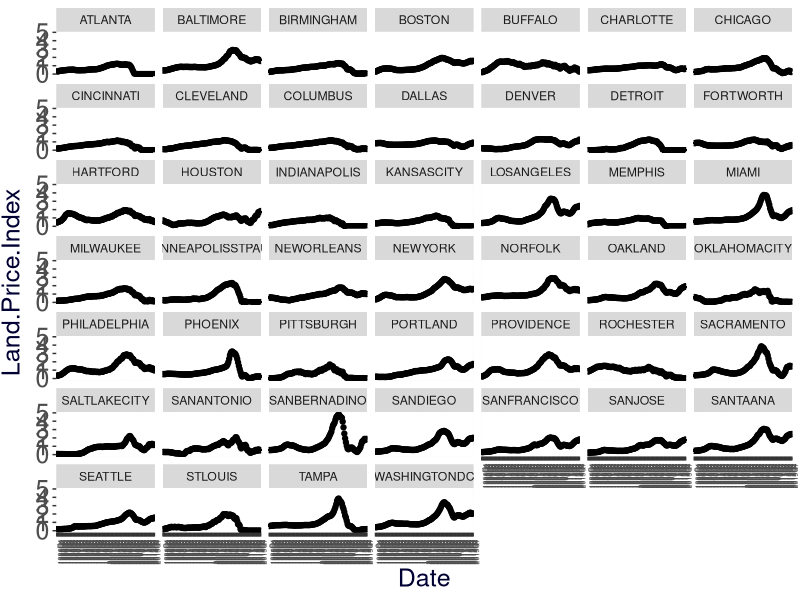
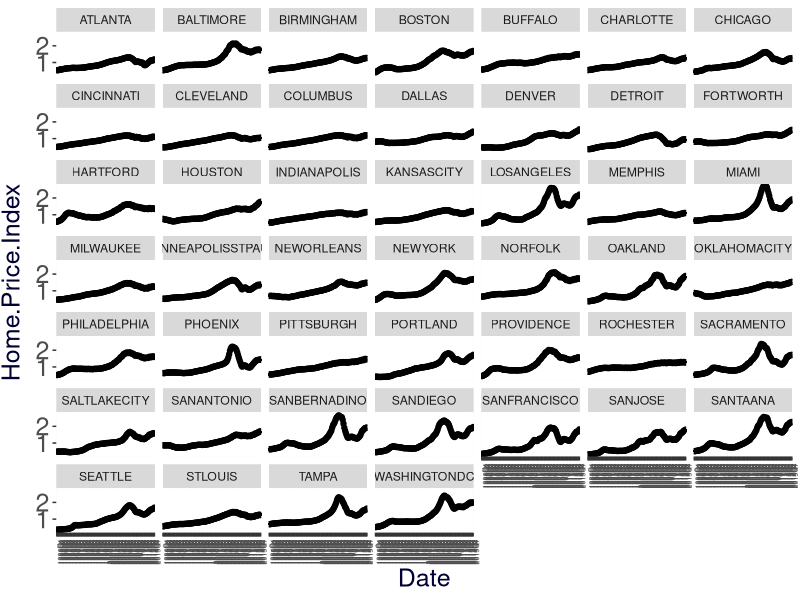
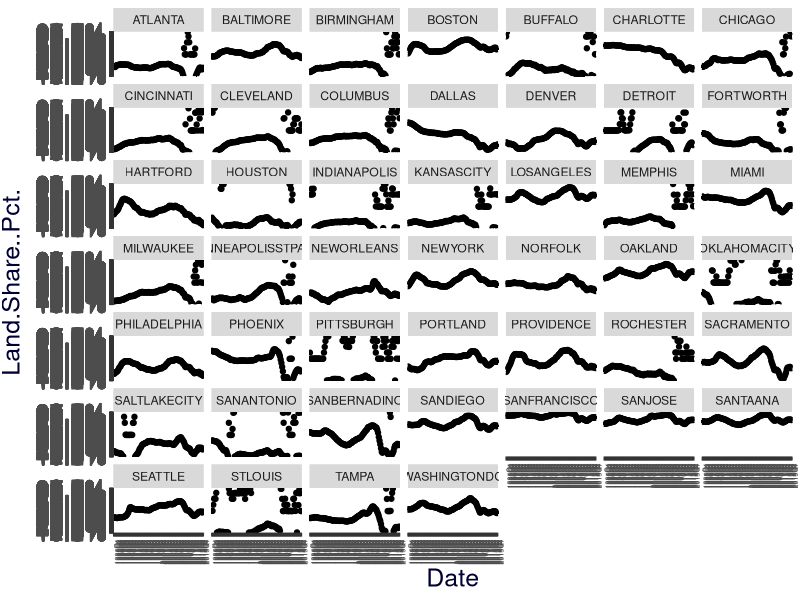
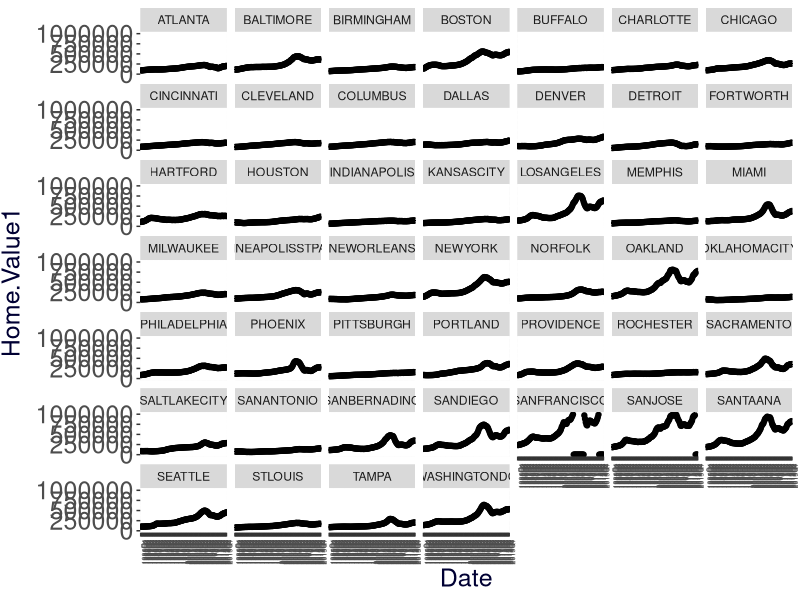
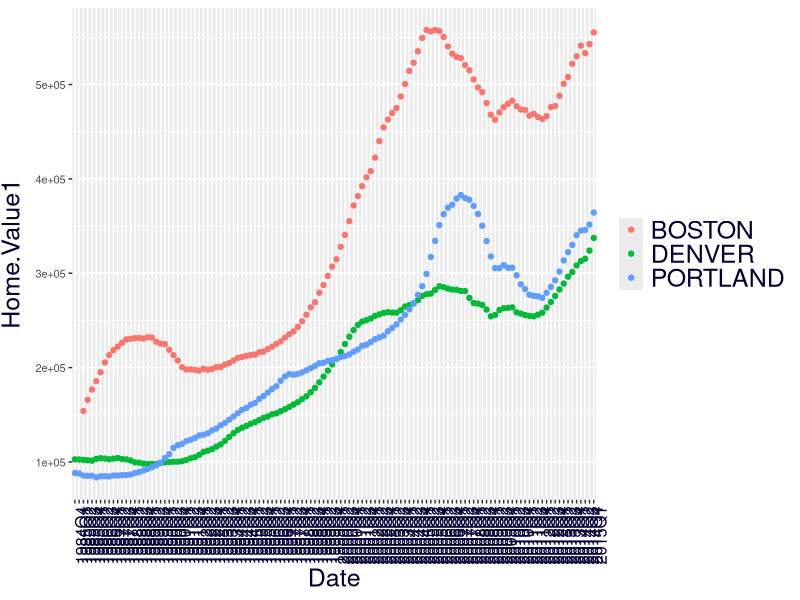
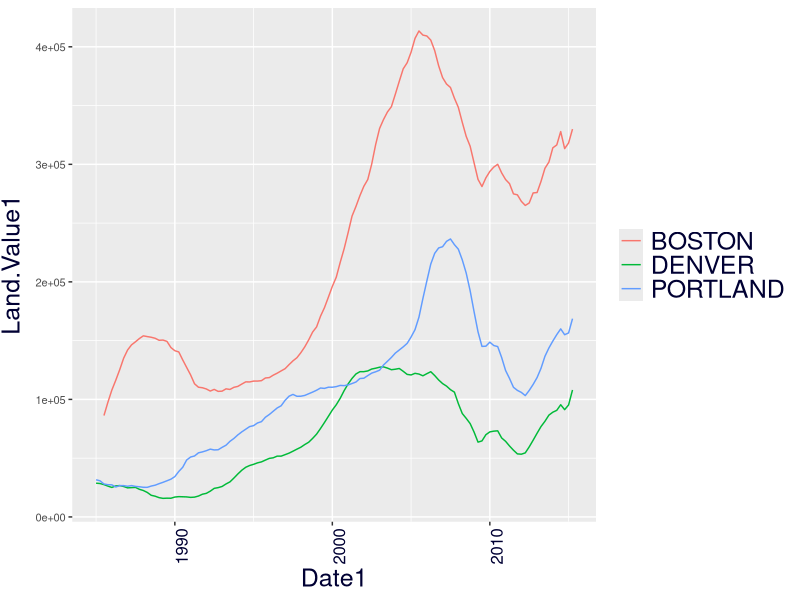
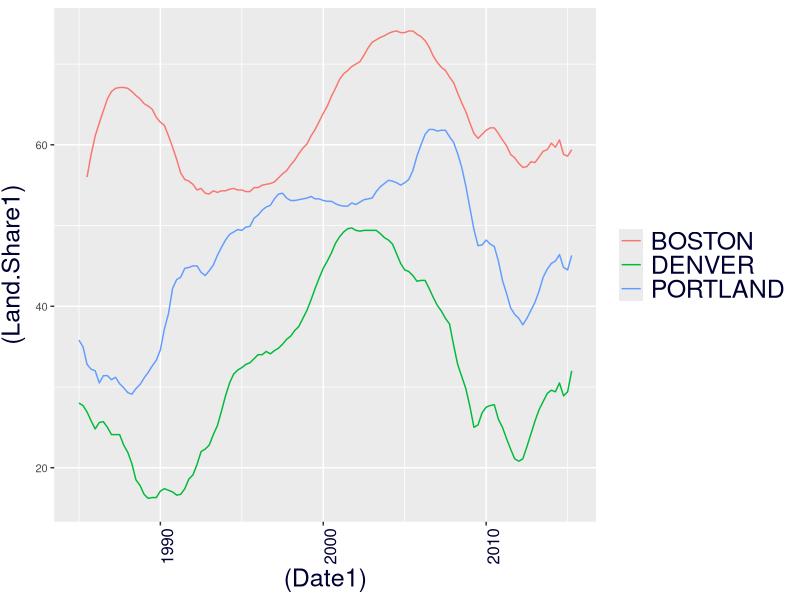

These charts were generated, in order, by the following R code:

library("ggplot2")
allcities <- read.csv("landdata-msas-2015q1.csv")

for(i in 1:length(allcities$Home.Value)) {
  b <- as.vector(strsplit(as.character(allcities$Home.Value[i]), "$", fixed = TRUE))
  allcities$Home.Value1[i] <- b[[1]][2]
}
for(i in 1:length(allcities$Home.Value1)) {
  b <- as.vector(strsplit(as.character(allcities$Home.Value1[i]), ",", fixed = TRUE))
  allcities$Home.Value1[i] <- paste(b[[1]][1], b[[1]][2], sep = "")
}
allcities$Home.Value1 <- as.numeric(allcities$Home.Value1)

for(i in 1:length(allcities$Land.Value)) {
  b <- as.vector(strsplit(as.character(allcities$Land.Value[i]), "$", fixed = TRUE))
  allcities$Land.Value1[i] <- b[[1]][2]
}
for(i in 1:length(allcities$Land.Value1)) {
  b <- as.vector(strsplit(as.character(allcities$Land.Value1[i]), ",", fixed = TRUE))
  allcities$Land.Value1[i] <- paste(b[[1]][1], b[[1]][2], sep = "")
}
allcities$Land.Value1 <- as.numeric(allcities$Land.Value1)


for(i in 1:length(allcities$Date)) {
  b <- as.vector(strsplit(as.character(allcities$Date[i]), "Q", fixed = TRUE))
  allcities$Date1[i] <- as.numeric(b[[1]][1]) + (as.numeric(b[[1]][2])*0.25) 
}


for(i in 1:length(allcities$Land.Share..Pct.)) {
  b <- as.vector(strsplit(as.character(allcities$Land.Share..Pct.[i]), "%", fixed = TRUE))
  allcities$Land.Share1[i] <- b[[1]][1]
}
for(i in 1:length(allcities$Land.Share1)) {
  b <- as.vector(strsplit(as.character(allcities$Land.Share1[i]), ".", fixed = TRUE))
  allcities$Land.Share1[i] <- paste(b[[1]][1], b[[1]][2], sep = "")
}
allcities$Land.Share1 <- as.numeric(allcities$Land.Share1)/10

portland <- subset(allcities, MSA=="PORTLAND" | MSA=="DENVER" | MSA=="BOSTON" & as.character(Date)>"1985Q1")




ggplot(data=allcities, aes(Date, Land.Price.Index)) + geom_point() + 
  theme(
    plot.title = element_text(size=20, face="bold", vjust=3), 
    axis.text.x = element_text(size=5, angle = 90, hjust = 1), 
    axis.text.y = element_text(size=18), 
    axis.title.x = element_text(color="#000033", size=18), 
    axis.title.y = element_text(color="#000033", size=18, vjust=2),
    legend.title=element_blank(),
    legend.text = element_text(colour="#000033", size = 18)
  ) + facet_wrap(~MSA)


ggplot(data=allcities, aes(Date, Home.Price.Index)) + geom_point() + 
  theme(
    plot.title = element_text(size=20, face="bold", vjust=3), 
    axis.text.x = element_text(size=5, angle = 90, hjust = 1), 
    axis.text.y = element_text(size=18), 
    axis.title.x = element_text(color="#000033", size=18), 
    axis.title.y = element_text(color="#000033", size=18, vjust=2),
    legend.title=element_blank(),
    legend.text = element_text(colour="#000033", size = 18)
  ) + facet_wrap(~MSA)

ggplot(data=allcities, aes(Date, Land.Share..Pct.)) + geom_point() + 
  theme(
    plot.title = element_text(size=20, face="bold", vjust=3), 
    axis.text.x = element_text(size=5, angle = 90, hjust = 1), 
    axis.text.y = element_text(size=18), 
    axis.title.x = element_text(color="#000033", size=18), 
    axis.title.y = element_text(color="#000033", size=18, vjust=2),
    legend.title=element_blank(),
    legend.text = element_text(colour="#000033", size = 18)
  ) + facet_wrap(~MSA)



ggplot(data=allcities, aes(Date, Home.Value1)) + geom_point() + 
  theme(
    plot.title = element_text(size=20, face="bold", vjust=3), 
    axis.text.x = element_text(size=5, angle = 90, hjust = 1), 
    axis.text.y = element_text(size=18), 
    axis.title.x = element_text(color="#000033", size=18), 
    axis.title.y = element_text(color="#000033", size=18, vjust=2),
    legend.title=element_blank(),
    legend.text = element_text(colour="#000033", size = 18)
  ) + facet_wrap(~MSA)

ggplot(data=portland, aes(Date, Home.Value1)) + geom_point(aes(color=MSA)) + 
  theme(
    plot.title = element_text(size=20, face="bold", vjust=3, color="#000033"), 
    axis.text.x = element_text(size=12, angle = 90, hjust = 1, color="#000033"), 
    axis.text.y = element_text(size=8), 
    axis.title.x = element_text(color="#000033", size=18), 
    axis.title.y = element_text(color="#000033", size=18, vjust=2),
    legend.title=element_blank(),
    legend.text = element_text(colour="#000033", size = 18)
  ) 

ggplot(data=portland, aes(Date1, Land.Value1)) + geom_line(aes(color=MSA)) + 
  theme(
    plot.title = element_text(size=20, face="bold", vjust=3, color="#000033"), 
    axis.text.x = element_text(size=12, angle = 90, hjust = 1, color="#000033"), 
    axis.text.y = element_text(size=8), 
    axis.title.x = element_text(color="#000033", size=18), 
    axis.title.y = element_text(color="#000033", size=18, vjust=2),
    legend.title=element_blank(),
    legend.text = element_text(colour="#000033", size = 18)
  ) 

ggplot(data=portland, aes((Date1), (Land.Share1))) + geom_line(stat="identity", aes(color=MSA)) + 
  theme(
    plot.title = element_text(size=20, face="bold", vjust=3, color="#000033"), 
    axis.text.x = element_text(size=12, angle = 90, hjust = 1, color="#000033"), 
    axis.text.y = element_text(size=8), 
    axis.title.x = element_text(color="#000033", size=18), 
    axis.title.y = element_text(color="#000033", size=18, vjust=2),
    legend.title=element_blank(),
    legend.text = element_text(colour="#000033", size = 18)
  ) 
